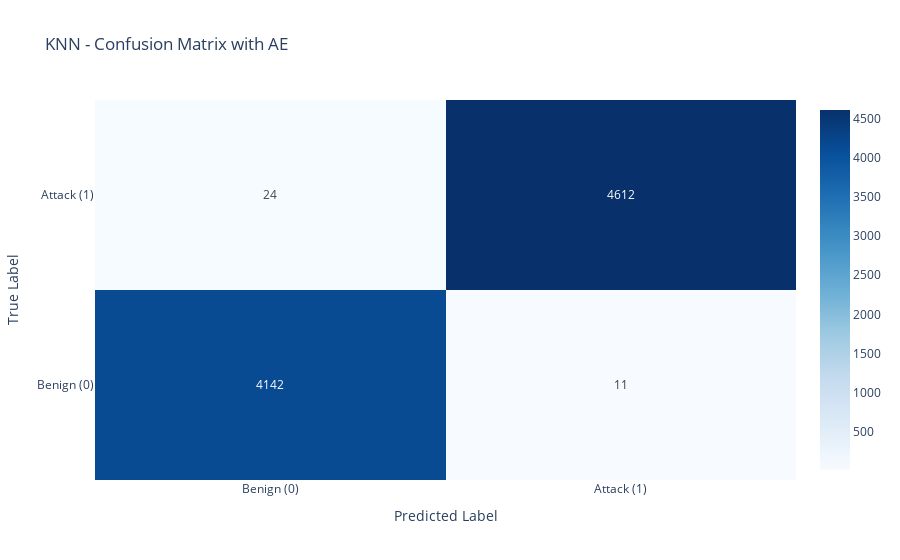

The cell this chart's notebook holds for it:
### Code cell
X_train, X_test, y_train, y_test = train_test_split(deep_features, y, test_size=0.2, random_state=42)
knn = KNeighborsClassifier()
knn.fit(X_train, y_train)
y_pred_knn = knn.predict(X_test)
cm_knn = confusion_matrix(y_test, y_pred_knn)
plot_confusion_matrix_plotly(cm_knn, ['Benign (0)', 'Attack (1)'], "KNN")

### Figure 1 — Plotly figure (JSON) as saved in the notebook; plotly's stock layout.template omitted (floating-point values rounded to 4 significant figures)
{"data": [{"colorscale": [[0, "rgb(247,251,255)"], [0.125, "rgb(222,235,247)"], [0.25, "rgb(198,219,239)"], [0.375, "rgb(158,202,225)"], [0.5, "rgb(107,174,214)"], [0.625, "rgb(66,146,198)"], [0.75, "rgb(33,113,181)"], [0.875, "rgb(8,81,156)"], [1, "rgb(8,48,107)"]], "showscale": true, "text": [[4142, 11], [24, 4612]], "texttemplate": "%{text}", "type": "heatmap", "x": ["Benign (0)", "Attack (1)"], "y": ["Benign (0)", "Attack (1)"], "z": [[4142, 11], [24, 4612]]}], "layout": {"title": {"text": "KNN - Confusion Matrix with AE"}, "xaxis": {"title": {"text": "Predicted Label"}}, "yaxis": {"title": {"text": "True Label"}}}}
